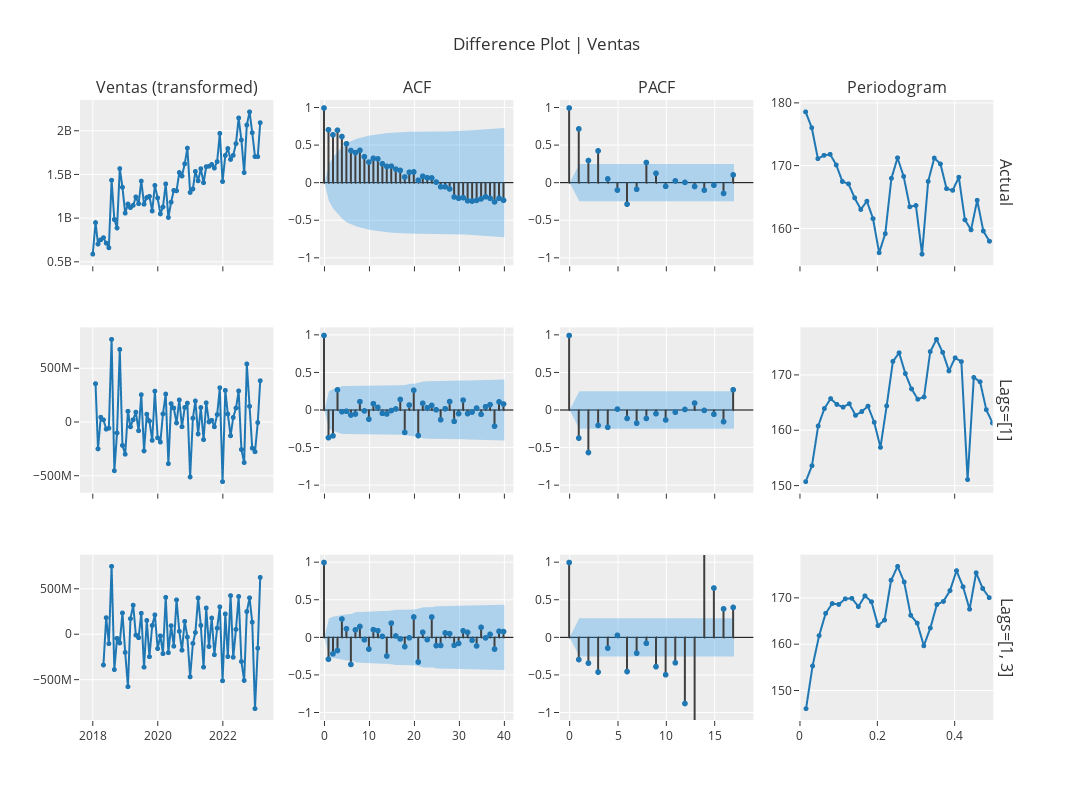

This figure's notebook cell:
### Code cell
setup_ventas.plot_model(
    plot="diff",
    data_kwargs={"lags_list": [[1], [1, 3]], "acf": True, "pacf": True, "periodogram": True},
    fig_kwargs={"height": 800, "width": 1900}
)
